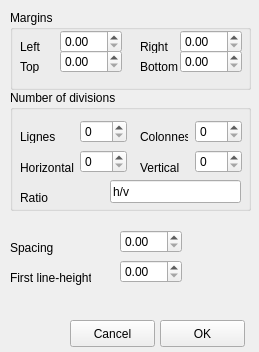
<?xml version="1.0" encoding="UTF-8"?>
<ui version="4.0">
 <class>Form</class>
 <widget class="QWidget" name="Form">
  <property name="geometry">
   <rect>
    <x>0</x>
    <y>0</y>
    <width>259</width>
    <height>352</height>
   </rect>
  </property>
  <property name="windowTitle">
   <string>Grid</string>
  </property>
  <widget class="QLabel" name="label_2">
   <property name="geometry">
    <rect>
     <x>10</x>
     <y>270</y>
     <width>81</width>
     <height>16</height>
    </rect>
   </property>
   <property name="text">
    <string>First line-height</string>
   </property>
  </widget>
  <widget class="QDoubleSpinBox" name="initia_leading">
   <property name="geometry">
    <rect>
     <x>120</x>
     <y>260</y>
     <width>62</width>
     <height>23</height>
    </rect>
   </property>
  </widget>
  <widget class="QLabel" name="label_6">
   <property name="geometry">
    <rect>
     <x>10</x>
     <y>240</y>
     <width>91</width>
     <height>16</height>
    </rect>
   </property>
   <property name="text">
    <string>Spacing</string>
   </property>
  </widget>
  <widget class="QDoubleSpinBox" name="spacing">
   <property name="geometry">
    <rect>
     <x>120</x>
     <y>230</y>
     <width>62</width>
     <height>23</height>
    </rect>
   </property>
  </widget>
  <widget class="QPushButton" name="pushButton">
   <property name="geometry">
    <rect>
     <x>160</x>
     <y>320</y>
     <width>85</width>
     <height>27</height>
    </rect>
   </property>
   <property name="text">
    <string>OK</string>
   </property>
  </widget>
  <widget class="QPushButton" name="pushButton_2">
   <property name="geometry">
    <rect>
     <x>70</x>
     <y>320</y>
     <width>85</width>
     <height>27</height>
    </rect>
   </property>
   <property name="text">
    <string>Cancel</string>
   </property>
  </widget>
  <widget class="QGroupBox" name="groupBox">
   <property name="geometry">
    <rect>
     <x>10</x>
     <y>90</y>
     <width>241</width>
     <height>121</height>
    </rect>
   </property>
   <property name="title">
    <string>Number of divisions</string>
   </property>
   <widget class="QLabel" name="label_4">
    <property name="geometry">
     <rect>
      <x>130</x>
      <y>70</y>
      <width>61</width>
      <height>16</height>
     </rect>
    </property>
    <property name="text">
     <string>Vertical</string>
    </property>
   </widget>
   <widget class="QLabel" name="label_7">
    <property name="geometry">
     <rect>
      <x>10</x>
      <y>70</y>
      <width>61</width>
      <height>16</height>
     </rect>
    </property>
    <property name="text">
     <string>Horizontal</string>
    </property>
   </widget>
   <widget class="QLineEdit" name="grid_ratio_hv">
    <property name="geometry">
     <rect>
      <x>100</x>
      <y>90</y>
      <width>131</width>
      <height>23</height>
     </rect>
    </property>
    <property name="text">
     <string>h/v</string>
    </property>
   </widget>
   <widget class="QSpinBox" name="grid_horizontal_nb_div_in_areas">
    <property name="geometry">
     <rect>
      <x>70</x>
      <y>60</y>
      <width>47</width>
      <height>23</height>
     </rect>
    </property>
   </widget>
   <widget class="QLabel" name="label_5">
    <property name="geometry">
     <rect>
      <x>10</x>
      <y>100</y>
      <width>61</width>
      <height>16</height>
     </rect>
    </property>
    <property name="text">
     <string>Ratio</string>
    </property>
   </widget>
   <widget class="QSpinBox" name="spingrid_vertical_nb_div_in_areas">
    <property name="geometry">
     <rect>
      <x>185</x>
      <y>60</y>
      <width>47</width>
      <height>23</height>
     </rect>
    </property>
   </widget>
   <widget class="QLabel" name="label">
    <property name="geometry">
     <rect>
      <x>130</x>
      <y>40</y>
      <width>48</width>
      <height>13</height>
     </rect>
    </property>
    <property name="text">
     <string>Colonnes</string>
    </property>
   </widget>
   <widget class="QLabel" name="label_11">
    <property name="geometry">
     <rect>
      <x>10</x>
      <y>40</y>
      <width>48</width>
      <height>13</height>
     </rect>
    </property>
    <property name="text">
     <string>Lignes</string>
    </property>
   </widget>
   <widget class="QSpinBox" name="grid_vertical_nb_areas">
    <property name="geometry">
     <rect>
      <x>185</x>
      <y>30</y>
      <width>47</width>
      <height>23</height>
     </rect>
    </property>
   </widget>
   <widget class="QSpinBox" name="grid_horizontal_nb_areas">
    <property name="geometry">
     <rect>
      <x>70</x>
      <y>30</y>
      <width>47</width>
      <height>23</height>
     </rect>
    </property>
   </widget>
  </widget>
  <widget class="QGroupBox" name="groupBox_2">
   <property name="geometry">
    <rect>
     <x>10</x>
     <y>10</y>
     <width>241</width>
     <height>80</height>
    </rect>
   </property>
   <property name="title">
    <string>Margins</string>
   </property>
   <widget class="QLabel" name="label_3">
    <property name="geometry">
     <rect>
      <x>10</x>
      <y>30</y>
      <width>48</width>
      <height>13</height>
     </rect>
    </property>
    <property name="text">
     <string>Left</string>
    </property>
   </widget>
   <widget class="QDoubleSpinBox" name="margin_left">
    <property name="geometry">
     <rect>
      <x>50</x>
      <y>20</y>
      <width>62</width>
      <height>23</height>
     </rect>
    </property>
   </widget>
   <widget class="QLabel" name="label_8">
    <property name="geometry">
     <rect>
      <x>130</x>
      <y>30</y>
      <width>48</width>
      <height>13</height>
     </rect>
    </property>
    <property name="text">
     <string>Right</string>
    </property>
   </widget>
   <widget class="QDoubleSpinBox" name="margin_right">
    <property name="geometry">
     <rect>
      <x>170</x>
      <y>20</y>
      <width>62</width>
      <height>23</height>
     </rect>
    </property>
   </widget>
   <widget class="QLabel" name="label_9">
    <property name="geometry">
     <rect>
      <x>10</x>
      <y>50</y>
      <width>48</width>
      <height>13</height>
     </rect>
    </property>
    <property name="text">
     <string>Top</string>
    </property>
   </widget>
   <widget class="QLabel" name="label_10">
    <property name="geometry">
     <rect>
      <x>130</x>
      <y>50</y>
      <width>48</width>
      <height>13</height>
     </rect>
    </property>
    <property name="text">
     <string>Bottom</string>
    </property>
   </widget>
   <widget class="QDoubleSpinBox" name="margin_top">
    <property name="geometry">
     <rect>
      <x>50</x>
      <y>40</y>
      <width>62</width>
      <height>23</height>
     </rect>
    </property>
   </widget>
   <widget class="QDoubleSpinBox" name="margin_bottom">
    <property name="geometry">
     <rect>
      <x>170</x>
      <y>40</y>
      <width>62</width>
      <height>23</height>
     </rect>
    </property>
   </widget>
  </widget>
 </widget>
 <resources/>
 <connections/>
</ui>
